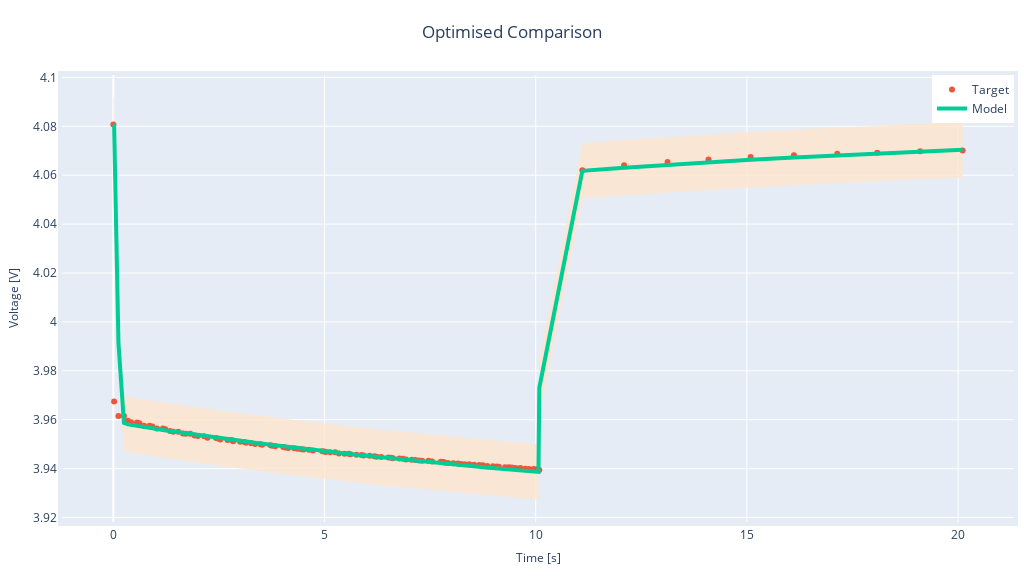

The notebook cell this image was saved under:
### Markdown cell above
## Plotting and Visualisation

PyBOP provides various plotting utilities to visualize the results of the optimisation.

### Code cell
pybop.quick_plot(x, cost, title="Optimised Comparison");
